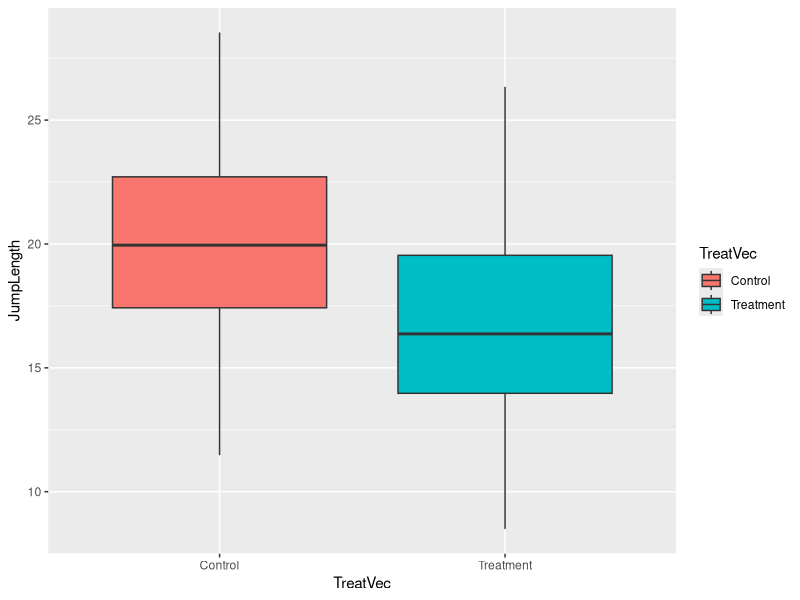
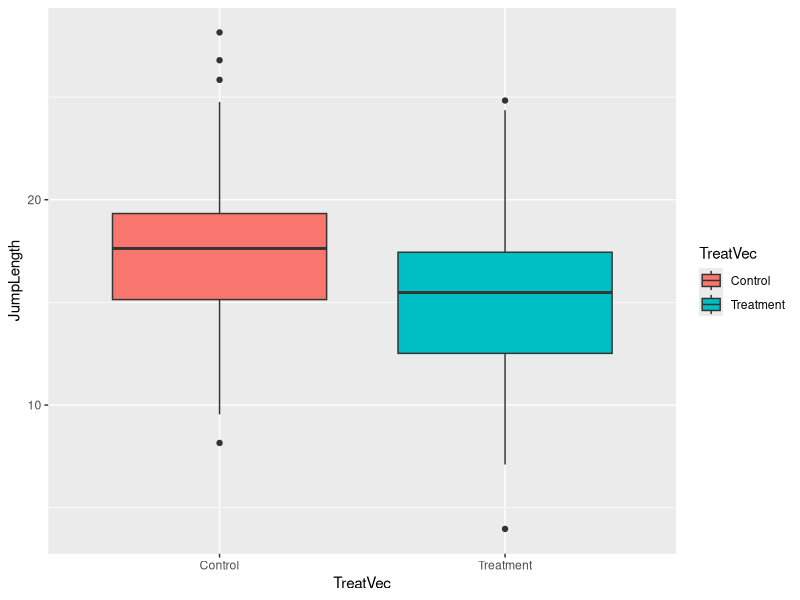
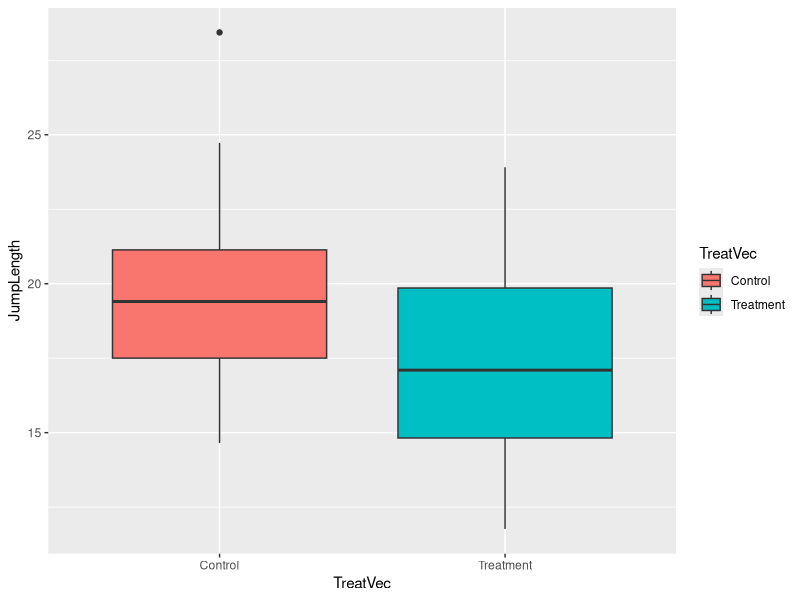

Source code (R) for these figures, in order:
## ---- chunk 1
library(tidyverse)
numbs <- 100
## ---- chunk 2
CopejumpC <- rnorm(n=numbs,mean=20,sd=4)
## ---- chunk 3
CopejumpV <- rnorm(n=numbs,mean=17,sd=4)

ID <- seq_len(numbs)
dataset <- data.frame(ID,CopejumpC,CopejumpV)
print(dataset)
## ---- chunk 4
nControl <- c("Control")
nTreatment <- c("Treatment")

TreatVec <- c(rep(nControl,numbs), rep(nTreatment,numbs))
head(TreatVec)

JumpLength <- c(CopejumpC,CopejumpV)
print(JumpLength)

ANOdata <- data.frame(ID,TreatVec,JumpLength)
head(ANOdata)

ANOmodel <- aov(JumpLength~TreatVec,data=ANOdata)
print(ANOmodel)
summary(ANOmodel)

ANOPlot <- ggplot(data=ANOdata,
                  aes(x=TreatVec,y=JumpLength,
                      fill=TreatVec)) +
  geom_boxplot()
print(ANOPlot)
## ---- chunk 5
library(tidyverse)
## Control jump length before microscope consumption
CopejumpC <- rnorm(n=numbs,mean=18,sd=4)

## Variable jump length after microplastic consumption
CopejumpV <- rnorm(n=numbs,mean=16,sd=4)

ID <- seq_len(numbs)
dataset <- data.frame(ID,CopejumpC,CopejumpV)
print(dataset)

## ANOVA analysis
nControl <- c("Control")
nTreatment <- c("Treatment")

TreatVec <- c(rep(nControl,numbs), rep(nTreatment,numbs))
head(TreatVec)

JumpLength <- c(CopejumpC,CopejumpV)
print(JumpLength)

ANOdata <- data.frame(ID,TreatVec,JumpLength)
head(ANOdata)

ANOmodel <- aov(JumpLength~TreatVec,data=ANOdata)
print(ANOmodel)
summary(ANOmodel)

ANOPlot <- ggplot(data=ANOdata,
                  aes(x=TreatVec,y=JumpLength,
                      fill=TreatVec)) +
  geom_boxplot()
print(ANOPlot)
## ---- chunk 6
library(tidyverse)
numbs <- 24

####Control jump length before microscope consumption

CopejumpC <- rnorm(n=numbs,mean=20,sd=4)

####Variable jump length after microplastic consumption

CopejumpV <- rnorm(n=numbs,mean=17,sd=4)

ID <- seq_len(numbs)
dataset <- data.frame(ID,CopejumpC,CopejumpV)
print(dataset)

## ANOVA analysis

nControl <- c("Control")
nTreatment <- c("Treatment")

TreatVec <- c(rep(nControl,numbs), rep(nTreatment,numbs))
head(TreatVec)

JumpLength <- c(CopejumpC,CopejumpV)
print(JumpLength)

ANOdata <- data.frame(ID,TreatVec,JumpLength)
head(ANOdata)

ANOmodel <- aov(JumpLength~TreatVec,data=ANOdata)
print(ANOmodel)
summary(ANOmodel)

ANOPlot <- ggplot(data=ANOdata,
                  aes(x=TreatVec,y=JumpLength,
                      fill=TreatVec)) +
  geom_boxplot()
print(ANOPlot)
